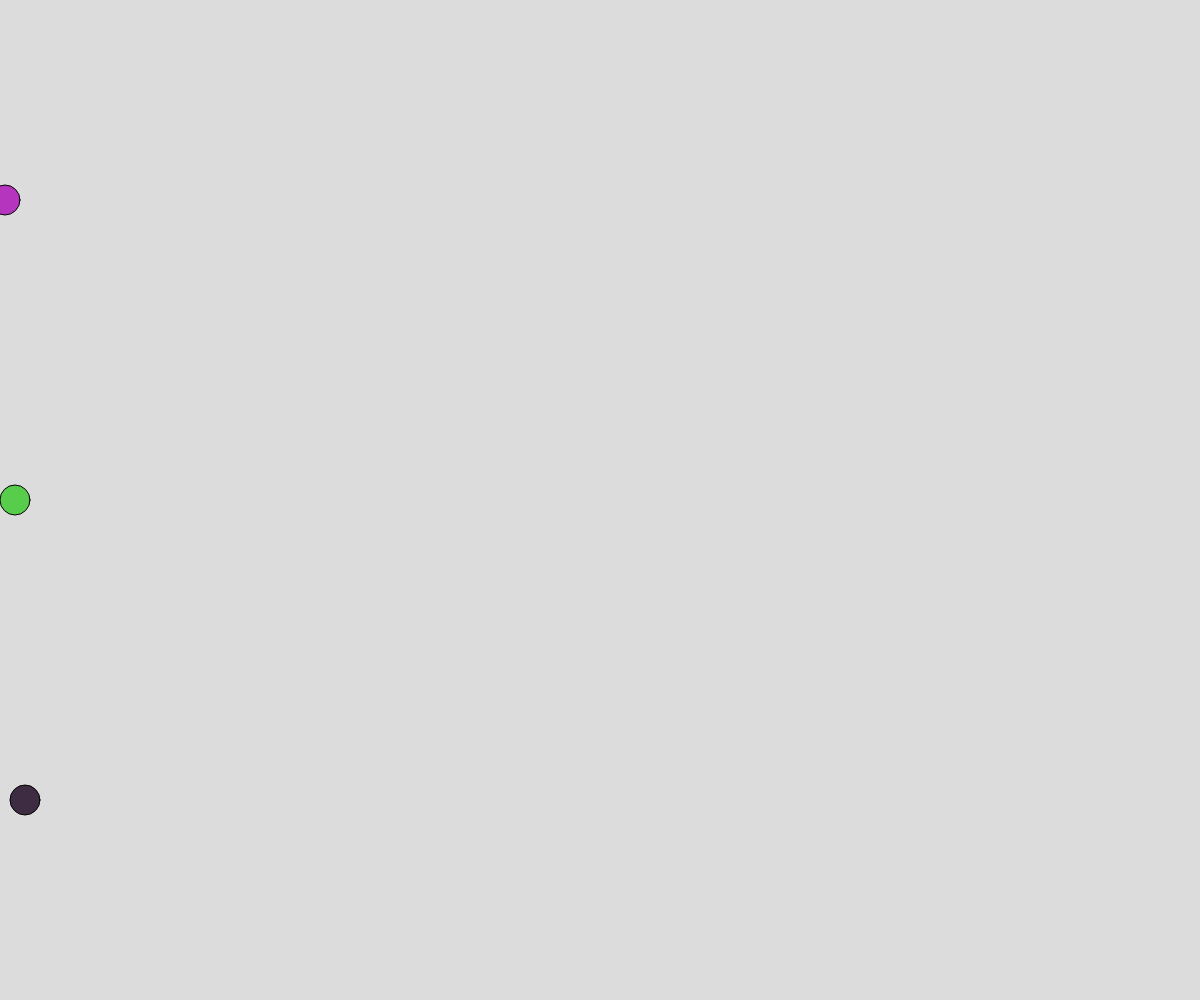
Frame 1 (no input)
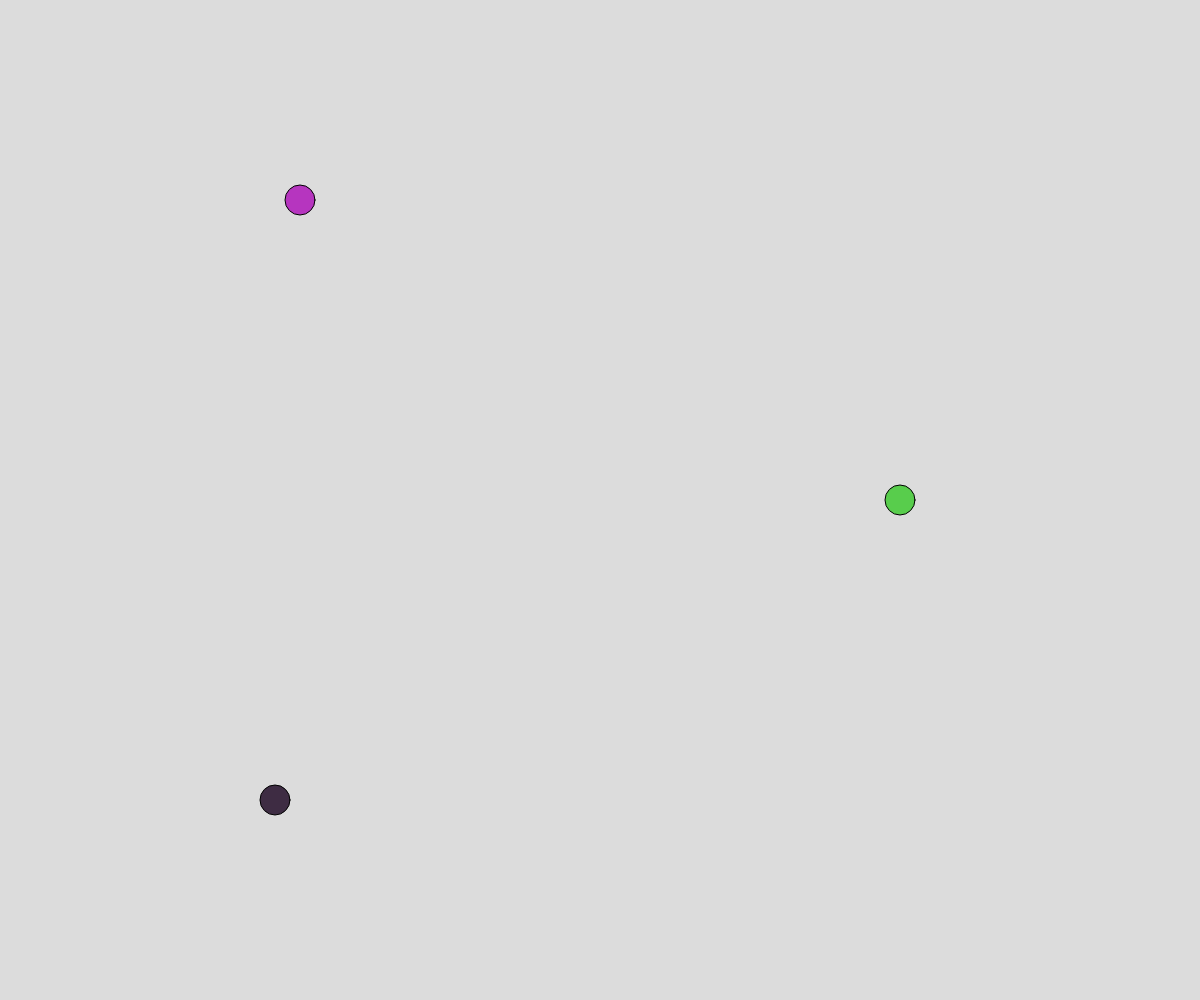
Frame 60 (no input)
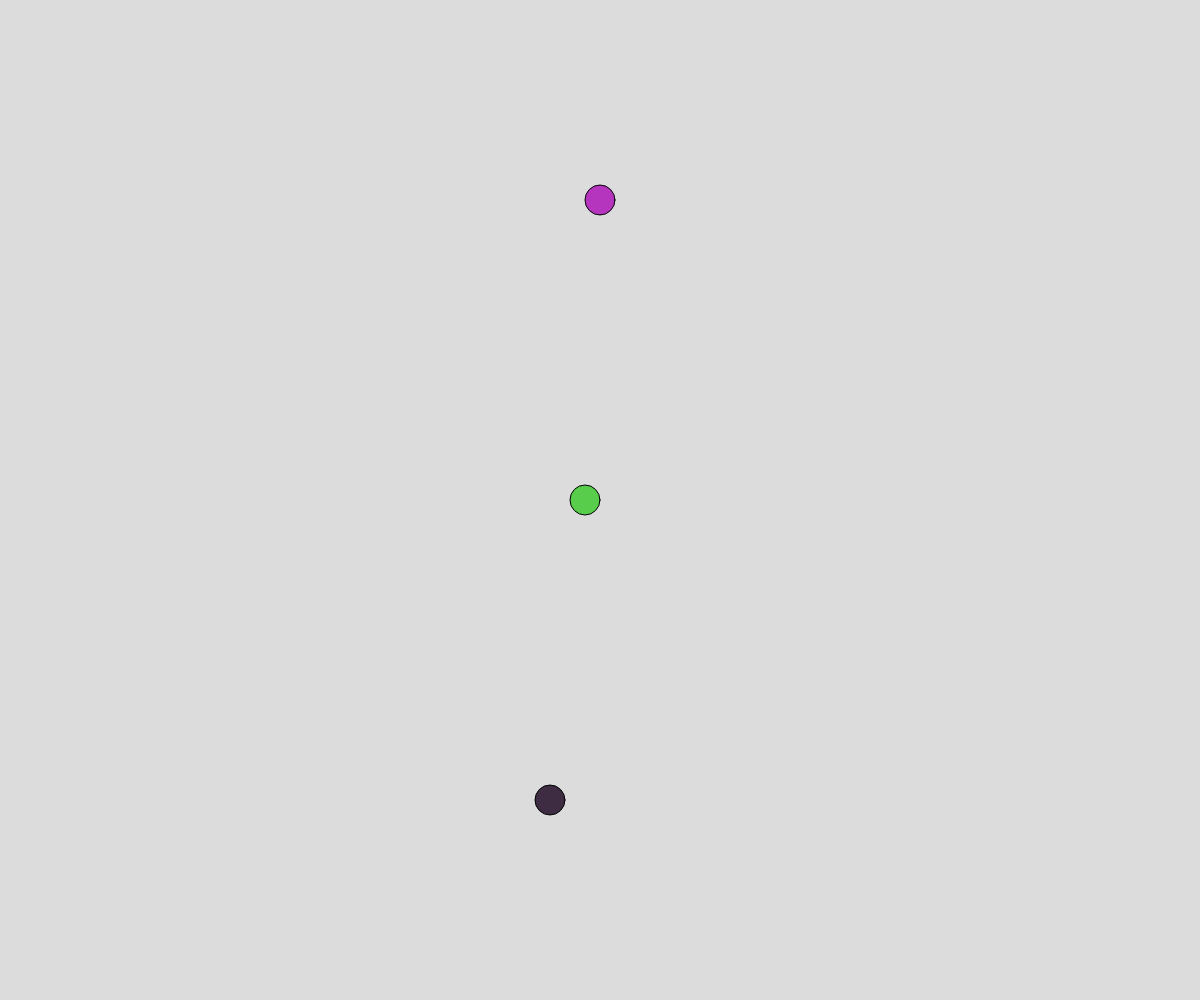
Frame 120 (the mouse pressed at the canvas centre since frame 60)

The p5.js sketch that drew these frames (run headless with seeded random() and noise() and a simulated clock; from frame 60 on, the mouse is pressed at the canvas centre):

// p5.js sketch
// ── sketch.js
// Create First Class
// Logan Roy
// October 14, 2025


// Global Variables
let ball1;
let ball2;
let ball3;


function setup() {
  createCanvas(windowWidth, windowHeight);
  ball1 = new RoundRacer(5,200);
  ball2 = new RoundRacer(15,500);
  ball3 = new RoundRacer(25,800);
}

function draw() {
  background(220);
  ball1.move();
  ball1.display();
  ball2.move();
  ball2.display();
  ball3.move();
  ball3.display();
}


class RoundRacer {
  constructor(speed, y){
    this.speed = speed;
    this.x = 0;
    this.y = y;
    this.color = color(random(255),random(255),random(255));
  }

  display(){
    fill(this.color)
    circle(this.x, this.y, 30)
  }

  move(){
    this.x += this.speed;
    if(this.x > width) this.x = 0;
  }
}
